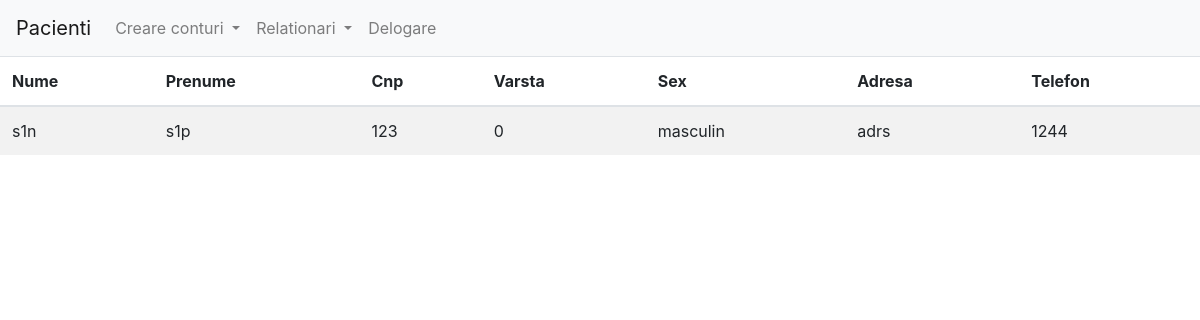
/Proiect_IP/administrator/listasupraveghetori.php, run on an earlier commit of the app's database.
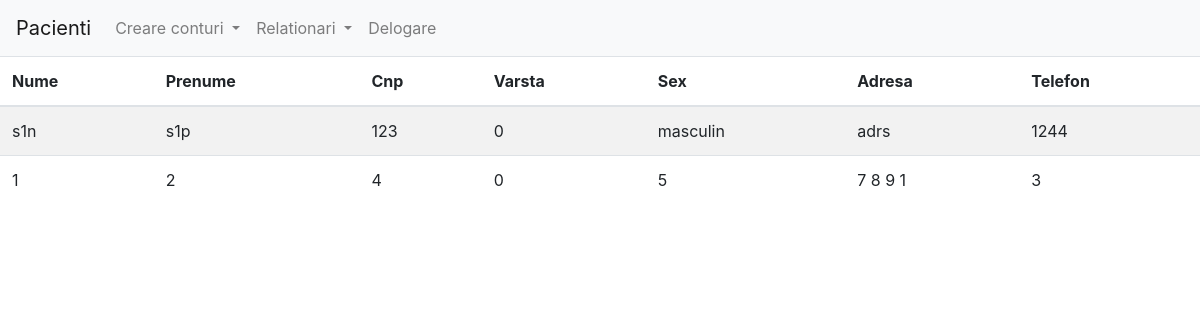
And on a later commit of the database.
### tables this page shows
CREATE TABLE `utilizator` (
  `id` int(11) NOT NULL,
  `utilizator` varchar(255) NOT NULL,
  `parola` varchar(255) NOT NULL,
  `tip` varchar(30) NOT NULL,
  `nume` varchar(255) NOT NULL,
  `prenume` varchar(255) NOT NULL,
  `cnp` varchar(20) NOT NULL,
  `data_nasterii` date NOT NULL,
  `sex` varchar(20) NOT NULL,
  `adresa` varchar(255) NOT NULL,
  `telefon` varchar(30) NOT NULL,
  `email` varchar(255) NOT NULL,
  `profesie` varchar(255) NOT NULL,
  `loc_munca` varchar(255) NOT NULL
);

### Proiect_IP/administrator/listasupraveghetori.php (the view, shortened to what this page needs)
<!DOCTYPE html>
<html>
<head>
	<link rel="stylesheet" href="https://stackpath.bootstrapcdn.com/bootstrap/4.3.1/css/bootstrap.min.css">
	<link rel="stylesheet" href="./clickable.js">
</head>
<body>
	<?php
	include './NavBar.php';
	?>
	<div class="limiter">
		<table class="table table-striped table-responsive-sm">
			<thead>
				<tr>
					<th scope="col">Nume</th>
					<th scope="col">Prenume</th>
					<th scope="col">Cnp</th>
					<th scope="col">Varsta</th>
					<th scope="col">Sex</th>
					<th scope="col">Adresa</th>
					<th scope="col">Telefon</th>
				</tr>
			</thead>
			<tbody>
				<?php
				$con = mysqli_connect("35.238.19.69", "root", "", "proiectip") or die("conectare esuata");
				$sql = "SELECT id, tip, nume, prenume, cnp, data_nasterii, sex, adresa, telefon FROM utilizator";
				$result = $con->query($sql);
				while ($row = $result->fetch_assoc()) {
					$tip = $row["tip"];
					if($tip=="supraveghetor")
					{
						$id_click = $row["id"];
						$row["data_nasterii"] = varsta($row["data_nasterii"]);
						?>
						<tr onclick="window.location='./listapacientisupraveghetori.php?id_click=<?php echo $id_click ?>';">
							<?php
							unset($row["id"]);
							unset($row["tip"]);
							foreach ($row as  $index => $field) {
									echo "<td>";
									echo $field;
									echo "</td>";
							}
							?>
						</tr>
						<?php
					}
				}
			?>
			</tbody>
		</table>
	</div>
</body>
<?php
function varsta($data_nasterii)
{
	$differenceFormat = "%y";
	$datetime1 = date_create($data_nasterii);
	$today = date("Y-m-d H:i:s");
	$today=date_create($today);
	$interval = date_diff($today, $datetime1);
	return $interval->format($differenceFormat);
}
?>
</html>

What changed in the data, as far as the page shows it:
added utilizator: nume "1", prenume "2", cnp "4", field "0", sex "5", adresa "7 8 9 1", telefon "3"
